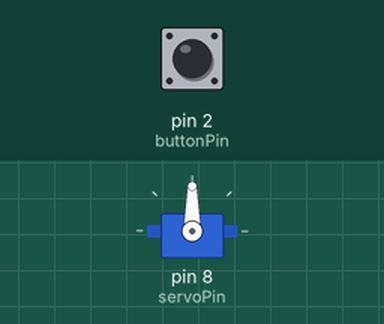
A sketch run on a simulated Arduino Uno, built with avr-gcc and run on an emulated ATmega328P. On the bench: servo. The inputs (shaded band) are chosen by the test bench; at power-on: pin 2 (buttonPin) HIGH.

Above: at 1.2 s.
1.3 s: pin 2 (buttonPin) pulled LOW for 0.15 s
At 2.6 s:
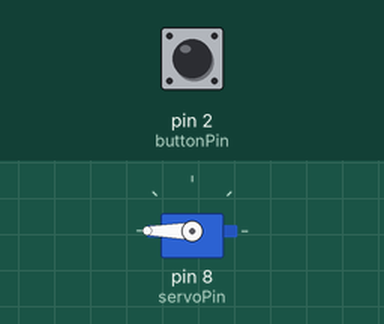
4.4 s: pin 2 (buttonPin) pulled LOW for 1 s
At 4.9 s:
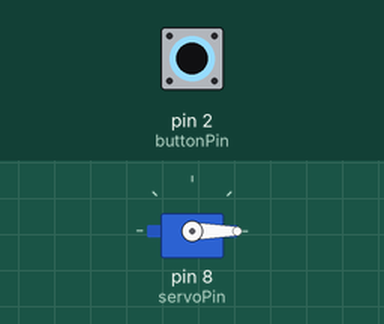
8.4 s: pin 2 (buttonPin) pulled LOW for 3.2 s
At 9.2 s:
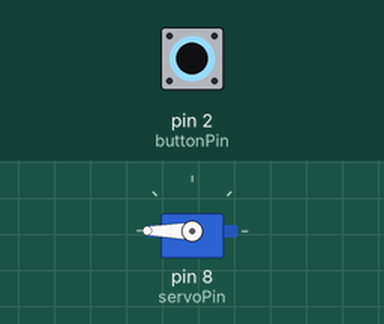
Timing chart, 0 to 12.9 s (numbered marks = the images above; inputs shaded):
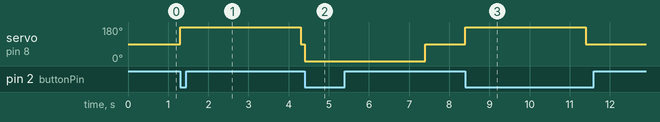

Measured:
- after the input at 1.3 s, servo on pin 8 (servoPin): 90° → 180° at once, → 90° 3.0 s later
- after the input at 4.4 s, servo on pin 8 (servoPin): 90° → 0° at once, → 90° 3.0 s later
- after the input at 8.4 s, servo on pin 8 (servoPin): 90° → 180° at once, → 90° 3.0 s later

The sketch:

sketch_may30a.ino
```cpp
#include <Servo.h>

Servo servos[13];

const int servoPin = 8;
const int buttonPin = 2;

bool direction = true;           // true = forward, false = reverse
bool lastButtonState = false;

void setup() {
  servos[8].attach(servoPin);
  pinMode(buttonPin, INPUT_PULLUP);  // Button connected between pin 2 and GND
}

void loop() {
  bool buttonState = !digitalRead(buttonPin);  // Active low button

  // Detect rising edge (button press)
  if (buttonState && !lastButtonState) {
    spinServo(direction);         // Spin in current direction
    direction = !direction;       // Toggle direction for next press
  }

  lastButtonState = buttonState;
}

void spinServo(bool forward) {
  int speed = forward ? 180 : 0;  // 180 = full forward, 0 = full reverse

  servos[8].write(speed);

  // Estimate time for 3 full turns — adjust as needed for your servo
  delay(3000);  // Example: 3 seconds total spin time

  servos[8].write(90);  // Stop the servo
}
```
